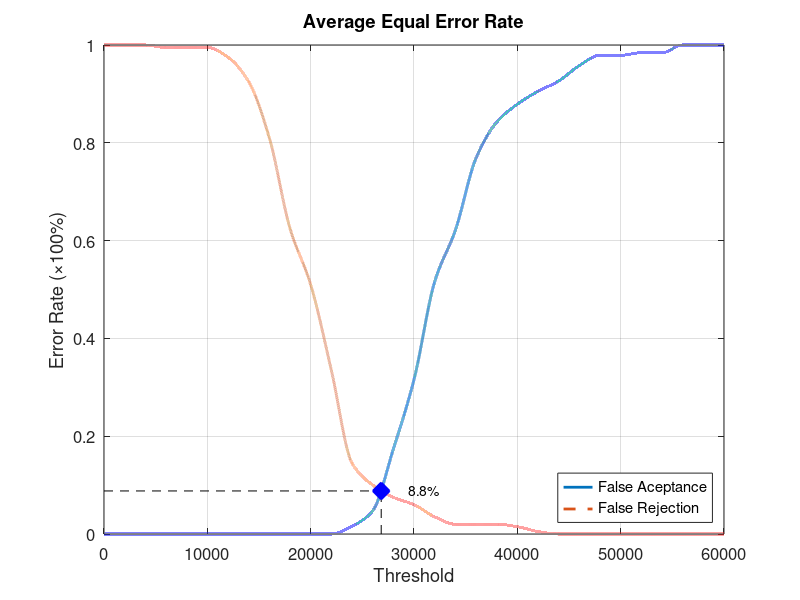
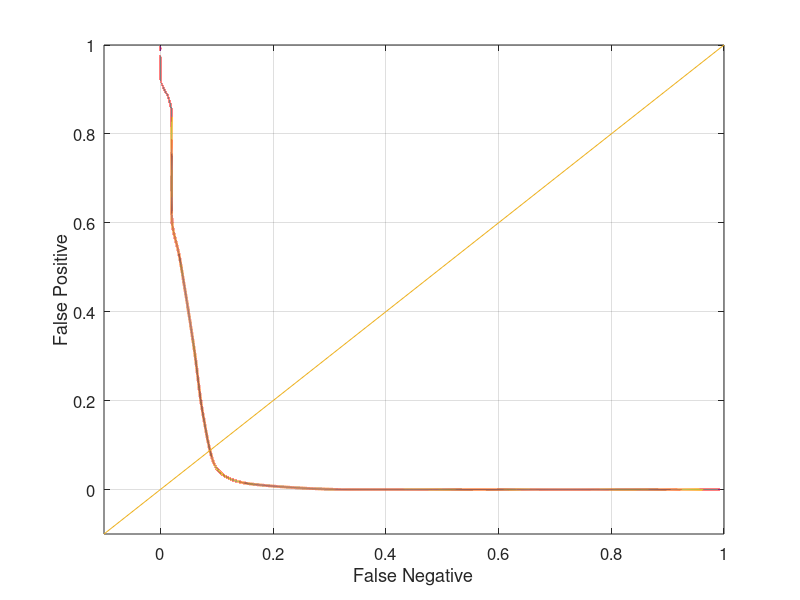

The MATLAB script that drew these images, in order:
function yEER = Database1_1
close all;
clear;
clc;
x = 0:2000:60000;
xq = 0:0.5:60000;

y0 = [0 0 0 0 0 0 0 0 0 0 0 0 0.0157895 0.0473684 0.173684 0.315789 0.515789 0.621053 0.768421 0.842105 0.878947 0.905263 0.926316 0.957895 0.978947 0.978947 0.984211 0.984211 1 1 1];
yy0 = interp1(x, y0, xq, 'pchip');
y1 = [1 1 1 0.995 0.995 0.995 0.975 0.925 0.81 0.625 0.51 0.335 0.145 0.1 0.075 0.06 0.035 0.02 0.02 0.02 0.015 0.005 0 0 0 0 0 0 0 0 0];
yy1 = interp1(x, y1, xq, 'pchip');

% Calculating EER: 
y2 = abs(y0 - y1);
find(y2 == min(y2))
yy2 = abs(yy0 - yy1);
xEER = find(yy2 == min(yy2));
xEERIndex = xq(xEER) % X-axis EER
yEER = yy0(xEER) % Y-axis EER

main = figure
plot(xq, yy0,'-','LineWidth', 2);	hold on
plot(xq, yy1,'--','LineWidth', 2);	hold on
plot([xEERIndex xEERIndex], [0 yEER], 'k--');	hold on
plot([0 xEERIndex], [yEER yEER], 'k--');	hold on
plot(xEERIndex, yEER, 'bx', 'LineWidth', 10);	hold on
text(xEERIndex + 10 * xEERIndex / 100, yEER, [num2str(round((10000 * yEER)) / 100) '%'])
legend('False Aceptance', 'False Rejection', 'Location', 'SouthEast')
xlabel('Threshold')
ylabel('Error Rate (\times100%)')
title('Average Equal Error Rate')
set(gca, 'FontSize', 12)
axis([0 60000 0 1])
grid on

print(main, 'Database1_1Main', '-dpng');
FNRxFPR = figure('Color', [1 1 1]);
plot(yy1, yy0, '-', yy1, yy0, 'LineWidth', 2);
hold on
y = -0.1:0.1:1
plot(y, y); 
set(gca, 'FontSize', 12)
xlabel('False Negative')
ylabel('False Positive')
axis([-0.1 1 -0.1 1])
set(gca, 'FontSize', 12)
grid on

print(FNRxFPR, 'Database1_1FNRxFPR','-dpng');
end
